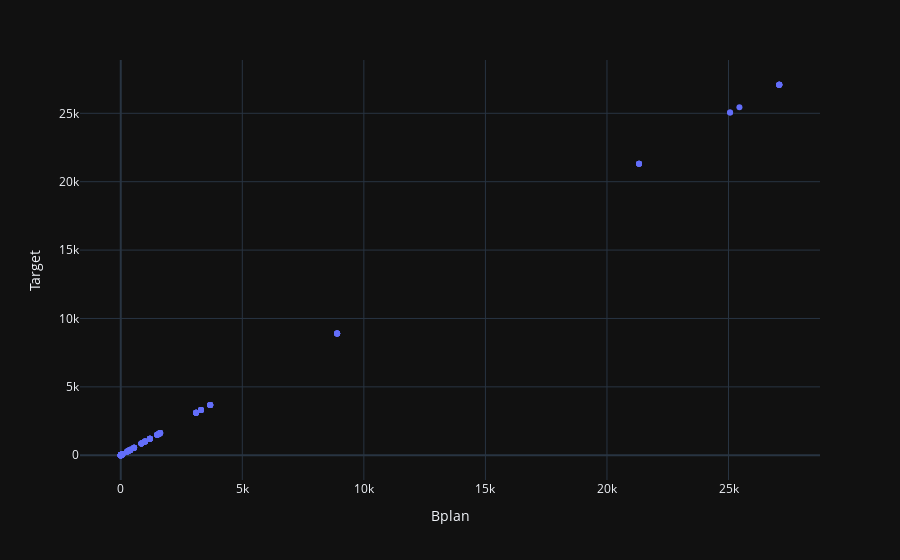

Here is the notebook cell this chart was saved with:
### Code cell
# Aboves code output is input for this function


fig = vn.get_plotly_figure(
    plotly_code="fig = px.bar(df, x='name', y='salary')",
    df=df
)
fig.show()

### Figure 1 — Plotly figure (JSON) as saved in the notebook; plotly's stock layout.template omitted (floating-point values rounded to 4 significant figures; data arrays with more than 128 entries replaced by an {"elided": "..."} marker saying what was removed)
{"data": [{"hovertemplate": "Bplan=%{x}<br>Target=%{y}<extra></extra>", "legendgroup": "", "marker": {"color": "#636efa", "symbol": "circle"}, "mode": "markers", "name": "", "orientation": "v", "showlegend": false, "type": "scatter", "x": {"elided": "488 float values"}, "xaxis": "x", "y": {"elided": "488 float values"}, "yaxis": "y"}], "layout": {"legend": {"tracegroupgap": 0}, "margin": {"t": 60}, "xaxis": {"anchor": "y", "domain": [0, 1], "title": {"text": "Bplan"}}, "yaxis": {"anchor": "x", "domain": [0, 1], "title": {"text": "Target"}}}}
